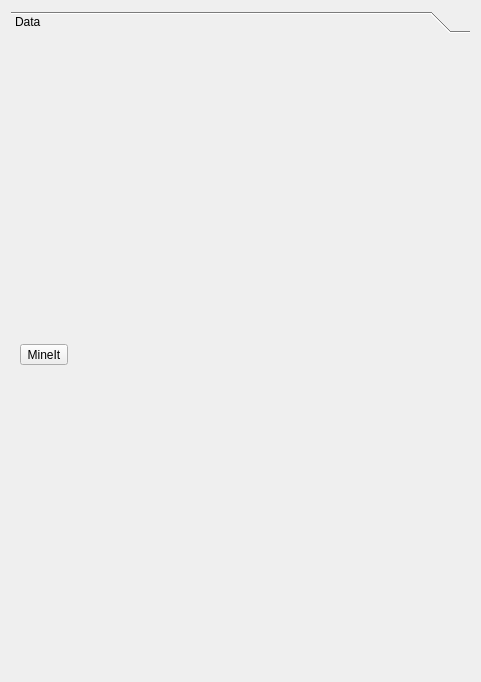
<?xml version="1.0" encoding="UTF-8"?>
<ui version="4.0">
 <class>FormApplicationMenu</class>
 <widget class="QWidget" name="FormApplicationMenu">
  <property name="geometry">
   <rect>
    <x>0</x>
    <y>0</y>
    <width>481</width>
    <height>682</height>
   </rect>
  </property>
  <property name="windowTitle">
   <string>ApplicationMenu</string>
  </property>
  <layout class="QGridLayout" name="gridLayout">
   <item row="0" column="0">
    <widget class="QToolBox" name="toolBox">
     <property name="currentIndex">
      <number>0</number>
     </property>
     <widget class="QWidget" name="pageData">
      <property name="geometry">
       <rect>
        <x>0</x>
        <y>0</y>
        <width>463</width>
        <height>634</height>
       </rect>
      </property>
      <attribute name="label">
       <string>Data</string>
      </attribute>
      <layout class="QVBoxLayout" name="verticalLayout">
       <item>
        <widget class="QToolButton" name="tBtnMineIt">
         <property name="text">
          <string>MineIt</string>
         </property>
        </widget>
       </item>
      </layout>
     </widget>
    </widget>
   </item>
  </layout>
 </widget>
 <resources/>
 <connections/>
</ui>
